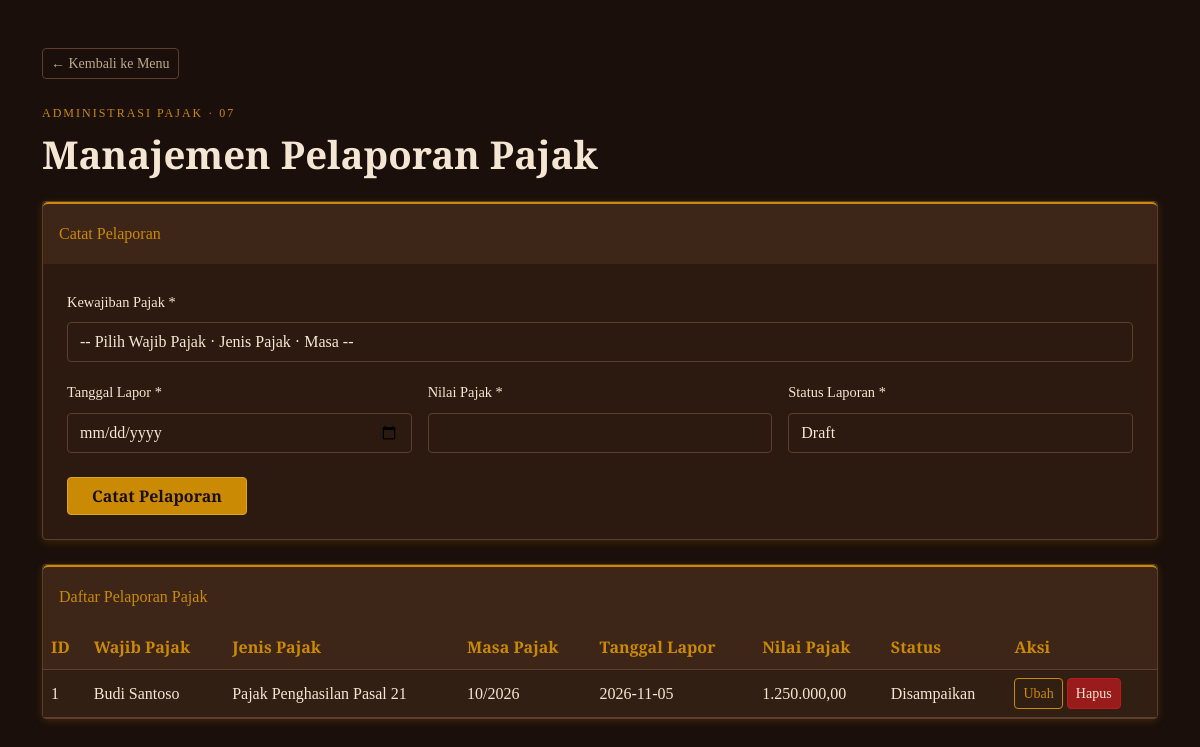
/pelaporan_pajak.php, run on the app's committed database.
### tables this page shows
CREATE TABLE `pelaporan_pajak` (
  `id_pelaporan` int NOT NULL,
  `id_kewajiban` int NOT NULL,
  `tanggal_lapor` date NOT NULL,
  `nilai_pajak` decimal(15,2) NOT NULL,
  `status_laporan` enum('Draft','Disampaikan','Perlu Perbaikan') DEFAULT 'Draft'
);

CREATE TABLE `wajib_pajak` (
  `id_wajib_pajak` int NOT NULL,
  `npwp` varchar(30) NOT NULL,
  `nama_wajib_pajak` varchar(150) NOT NULL,
  `jenis_wajib_pajak` enum('Orang Pribadi','Badan') NOT NULL,
  `alamat` text,
  `email` varchar(100) DEFAULT NULL,
  `no_telepon` varchar(20) DEFAULT NULL
);

CREATE TABLE `jenis_pajak` (
  `id_jenis_pajak` int NOT NULL,
  `kode_pajak` varchar(20) NOT NULL,
  `nama_pajak` varchar(100) NOT NULL,
  `deskripsi` text
);

CREATE TABLE `kewajiban_pajak` (
  `id_kewajiban` int NOT NULL,
  `id_wajib_pajak` int NOT NULL,
  `id_jenis_pajak` int NOT NULL,
  `masa_pajak` varchar(20) NOT NULL,
  `status_kewajiban` enum('Aktif','Tidak Aktif') DEFAULT 'Aktif'
);

### pelaporan_pajak.php (the view, shortened to what this page needs)
<?php
include 'config.php';
function runQuery($conn, $sql) {
    $result = mysqli_query($conn, $sql);
    return $result;
}
$editData = null;
?>
<!DOCTYPE html>
<html lang="id">
<head>
    <link href="https://cdn.jsdelivr.net/npm/bootstrap@5.3.0/dist/css/bootstrap.min.css" rel="stylesheet">
</head>
<body>
<main class="container py-4 py-lg-5">
    <a href="index.php" class="btn btn-outline-secondary btn-sm mb-4">&larr; Kembali ke Menu</a>
    <p class="eyebrow mb-2">Administrasi Pajak · 07</p>
    <h1 class="mb-4">Manajemen Pelaporan Pajak</h1>
    <section class="card mb-4">
        <div class="card-header py-3"><?= $editData ? 'Ubah Pelaporan' : 'Catat Pelaporan' ?></div>
        <div class="card-body">
            <form method="POST">
                <div class="row g-3">
                    <div class="col-12">
                        <label class="form-label">Kewajiban Pajak *</label>
                        <select name="id_kewajiban" class="form-select" required>
                            <option value="">-- Pilih Wajib Pajak · Jenis Pajak · Masa --</option>
                        </select>
                    </div>
                    <div class="col-md-4">
                        <label class="form-label">Tanggal Lapor *</label>
                        <input type="date" name="tanggal_lapor" class="form-control" required value="<?= htmlspecialchars($editData['tanggal_lapor'] ?? '', ENT_QUOTES, 'UTF-8') ?>">
                    </div>
                    <div class="col-md-4">
                        <label class="form-label">Nilai Pajak *</label>
                        <input type="number" name="nilai_pajak" step="0.01" min="0" class="form-control" required value="<?= htmlspecialchars($editData['nilai_pajak'] ?? '', ENT_QUOTES, 'UTF-8') ?>">
                    </div>
                    <div class="col-md-4">
                        <label class="form-label">Status Laporan *</label>
                        <select name="status_laporan" class="form-select" required>
                            <option value="Draft" <?= ($editData['status_laporan'] ?? 'Draft') === 'Draft' ? 'selected' : '' ?>>Draft</option>
                        </select>
                    </div>
                </div>
                <div class="mt-4">
                    <button type="submit" name="<?= $editData ? 'update' : 'simpan' ?>" class="btn btn-primary px-4"><?= $editData ? 'Simpan Perubahan' : 'Catat Pelaporan' ?></button>
                </div>
            </form>
        </div>
    </section>
    <section class="card">
        <div class="card-header py-3">Daftar Pelaporan Pajak</div>
        <div class="card-body p-0"><div class="table-responsive">
            <table class="table table-striped table-hover">
                <thead><tr><th>ID</th><th>Wajib Pajak</th><th>Jenis Pajak</th><th>Masa Pajak</th><th>Tanggal Lapor</th><th>Nilai Pajak</th><th>Status</th><th>Aksi</th></tr></thead>
                <tbody>
                <?php
                $sql = "SELECT p.*, k.masa_pajak, w.nama_wajib_pajak, j.nama_pajak
                        FROM pelaporan_pajak p
                        JOIN kewajiban_pajak k ON p.id_kewajiban=k.id_kewajiban
                        JOIN wajib_pajak w ON k.id_wajib_pajak=w.id_wajib_pajak
                        JOIN jenis_pajak j ON k.id_jenis_pajak=j.id_jenis_pajak
                        ORDER BY p.id_pelaporan DESC";
                $query = runQuery($conn, $sql);
                while ($row = mysqli_fetch_assoc($query)):
                ?>
                    <tr>
                        <td><?= (int)$row['id_pelaporan'] ?></td>
                        <td><?= htmlspecialchars($row['nama_wajib_pajak'], ENT_QUOTES, 'UTF-8') ?></td>
                        <td><?= htmlspecialchars($row['nama_pajak'], ENT_QUOTES, 'UTF-8') ?></td>
                        <td><?= htmlspecialchars($row['masa_pajak'], ENT_QUOTES, 'UTF-8') ?></td>
                        <td><?= htmlspecialchars($row['tanggal_lapor'], ENT_QUOTES, 'UTF-8') ?></td>
                        <td><?= number_format((float)$row['nilai_pajak'], 2, ',', '.') ?></td>
                        <td><?= htmlspecialchars($row['status_laporan'], ENT_QUOTES, 'UTF-8') ?></td>
                        <td class="text-nowrap">
                            <a href="?edit=<?= (int)$row['id_pelaporan'] ?>" class="btn btn-outline-warning btn-sm">Ubah</a>
                            <a href="?hapus=<?= (int)$row['id_pelaporan'] ?>" class="btn btn-danger btn-sm" onclick="return confirm('Hapus pelaporan ini?')">Hapus</a>
                        </td>
                    </tr>
                <?php endwhile; ?>
                </tbody>
            </table>
        </div></div>
    </section>
</main>
</body>
</html>

### pelaporan_pajak.php (style rules this page uses)
:root { --bg:#1A0F0A;--surface:#2C1A10;--raised:#3D2517;--gold:#CA8A04;--border:#5C3D2E;--text:#F5E6D3;--muted:#BFA98A }
body { background:var(--bg);color:var(--text);font-family:'Spectral',serif;line-height:1.7 }
h1,h2,.form-label,.card-header,.table th,.eyebrow { font-family:'Cinzel',serif }
h1 { font-size:clamp(1.7rem,4vw,2.4rem);font-weight:700 }
.eyebrow { color:var(--gold);letter-spacing:2px;text-transform:uppercase;font-size:.75rem }
.card { background:var(--surface);border:1px solid var(--border);border-radius:4px;box-shadow:0 2px 8px #CA8A0433 }
.card-header { background:var(--raised);color:var(--gold);border:0;border-top:2px solid var(--gold) }
.card-body { padding:24px }
.form-label { color:var(--text);font-size:.9rem }
.form-control,.form-select { min-height:40px;background:var(--surface);color:var(--text);border:1px solid var(--border);border-radius:4px }
.form-select option { background:var(--surface);color:var(--text) }
.table { --bs-table-color:var(--text);--bs-table-bg:var(--surface);--bs-table-border-color:var(--border);--bs-table-striped-bg:#321f14;--bs-table-striped-color:var(--text);--bs-table-hover-bg:var(--raised);--bs-table-hover-color:var(--text);margin:0 }
.table th { color:var(--gold);background:var(--raised);white-space:nowrap }
.table td,.table th { vertical-align:middle }
.btn { font-family:'Cinzel',serif;border-radius:4px }
.btn-primary { background:var(--gold);border-color:#DAA520;color:var(--bg);font-weight:700 }
.btn-outline-secondary { color:var(--muted);border-color:var(--border) }
.btn-outline-warning { color:var(--gold);border-color:var(--gold) }
.btn-danger { background:#991B1B;border-color:#B91C1C;color:var(--text) }

### data on the page
pelaporan_pajak: id_pelaporan "1", wajib_pajak.nama_wajib_pajak "Budi Santoso", jenis_pajak.nama_pajak "Pajak Penghasilan Pasal 21", id_kewajiban.masa_pajak "10/2026", tanggal_lapor "2026-11-05", nilai_pajak "1.250.000,00", status_laporan "Disampaikan"
